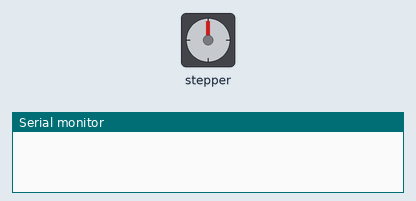
Simulated run of this sketch. Board: Arduino Uno, built with avr-gcc and run on an emulated ATmega328P. Shown: stepper motor, the last lines printed to the serial monitor. Stepper angles assume 1024 steps per turn.

Above: at 0.2 s.
At 7.54 s:
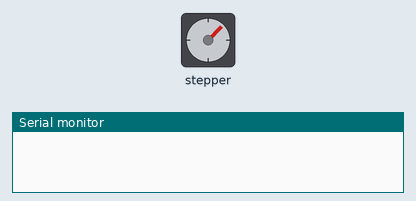
At 15.0 s:
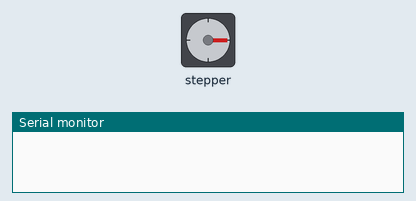
At 32.0 s:
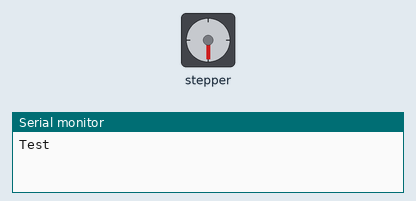
Timing chart, 0 to 40.0 s (numbered marks = the images above):
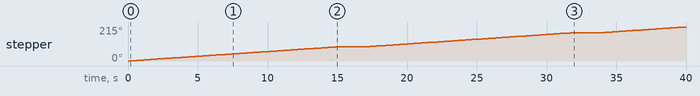

Measured:
- by itself, stepper: turns 90° clockwise in 14.9 s, then 90° clockwise in 14.9 s, then 35° clockwise in 5.7 s

The sketch:

Step_Motor.ino
```cpp
// Incluímos la librería para poder utilizarla
#include <Stepper.h>

// Esto es el número de pasos por revolución
#define STEPS 1024
// Número de pasos que queremos que de
#define NUMSTEPS 256

// Constructor, pasamos STEPS y los pines donde tengamos conectado el motor
Stepper stepper(STEPS, 8, 9, 10, 11);

void setup()
{
    // Asignamos la velocidad en RPM (Revoluciones por Minuto)
    stepper.setSpeed(1);
    Serial.begin(9600);
}

void loop()
{
    // Movemos el motor un número determinado de pasos
    stepper.step(NUMSTEPS);
    delay(2000);
    Serial.println("Test");
}
```
